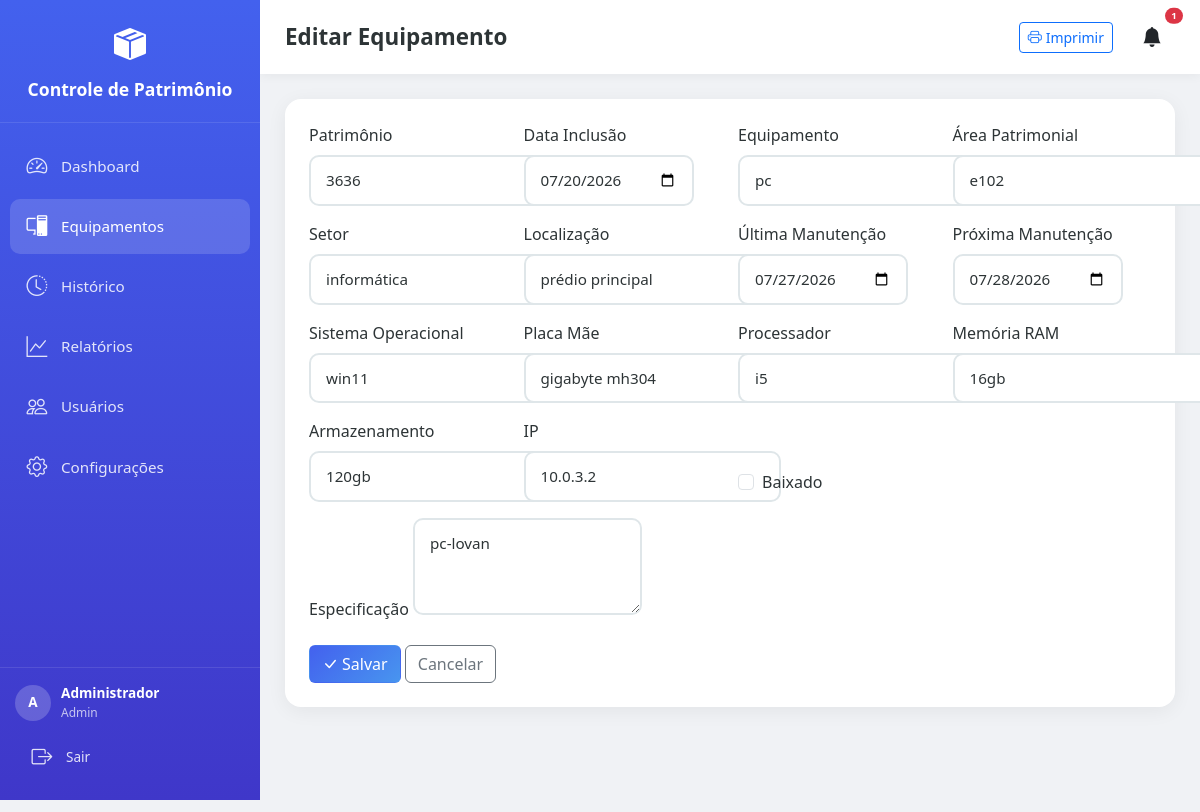
Page /equipamento/1/editar (signed in) on the earlier database version.
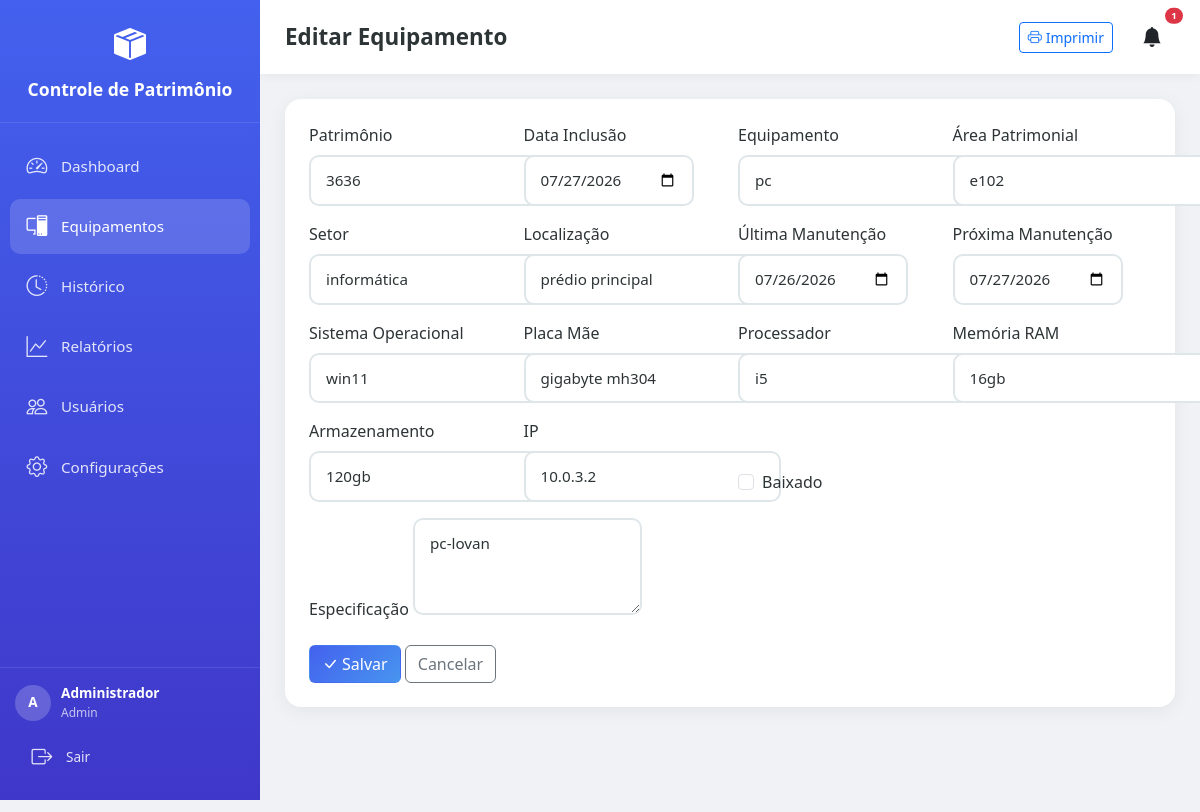
Same page on the later database version.
### app/models/models.py (models this page shows, shortened)
class Equipamento(db.Model):
    __tablename__ = 'equipamentos'
    id = db.Column(db.Integer, primary_key=True)
    patrimonio = db.Column(db.String(50))
    data_inclusao = db.Column(db.Date, default=date.today)
    baixado = db.Column(db.Boolean, default=False)
    data_baixa = db.Column(db.Date, nullable=True)
    equipamento = db.Column(db.String(100))
    area_patrimonial = db.Column(db.String(100))
    setor = db.Column(db.String(100))
    localizacao = db.Column(db.String(100))
    especificacao = db.Column(db.Text)
    ultima_manutencao = db.Column(db.Date, nullable=True)
    proxima_manutencao = db.Column(db.Date, nullable=True)
    sistema_operacional = db.Column(db.String(100))
    placa_mae = db.Column(db.String(100))
    processador = db.Column(db.String(100))
    memoria_ram = db.Column(db.String(50))
    armazenamento = db.Column(db.String(100))
    ip = db.Column(db.String(50))
    usuario_id = db.Column(db.Integer, db.ForeignKey('usuarios.id'), nullable=False)
    data_criacao = db.Column(db.DateTime, default=datetime.now)
    data_atualizacao = db.Column(db.DateTime, default=datetime.now, onupdate=datetime.now)
    observacoes = db.relationship('Observacao', backref='equipamento', lazy=True, cascade='all, delete-orphan')

### app/routes/main.py (the view, shortened to what this page needs)
@bp.route('/equipamento/<int:id>/editar', methods=['GET', 'POST'])
@login_required
def equipamento_editar(id):
    eq = Equipamento.query.get_or_404(id)
    if not current_user.is_admin and eq.usuario_id != current_user.id:
        flash('Você não tem permissão para editar este equipamento.', 'danger')
        return redirect(url_for('main.equipamentos'))
    config = Configuracao.query.first()
    return render_template('equipamento_form.html', equipamento=eq, config=config)

### app/__init__.py (called while the page is built)
def create_app():
    app = Flask(__name__)
    app.config.from_object(Config)
    db.init_app(app)
    login_manager.init_app(app)
    login_manager.login_view = 'auth.login'
    login_manager.login_message = 'Por favor, faça login para acessar esta página.'
    login_manager.login_message_category = 'warning'
    with app.app_context():
        from app.routes import auth, main, api, admin
        app.register_blueprint(auth.bp)
        app.register_blueprint(main.bp)
        app.register_blueprint(api.bp, url_prefix='/api')
        app.register_blueprint(admin.bp, url_prefix='/admin')
        db.create_all()
        criar_admin_padrao()
        criar_config_padrao()
    @app.context_processor
    def inject_date():
        from datetime import date
        return dict(date=date)
    return app

### app/routes/auth.py (called while the page is built)
@login_manager.user_loader
def load_user(user_id):
    return Usuario.query.get(int(user_id))

### app/templates/equipamento_form.html (shortened to what the changed rows need)
{% extends "base.html" %}
{% block page_title %}{{ 'Editar' if equipamento else 'Novo' }} Equipamento{% endblock %}
{% block content %}
<div class="card-modern p-4">
    <form method="POST">
        <div class="row g-3">
            <div class="col-md-3">
                <label class="form-label">Patrimônio</label>
                <input type="text" name="patrimonio" class="form-control-modern" value="{{ equipamento.patrimonio if equipamento else '' }}">
            </div>
            <div class="col-md-3">
                <label class="form-label">Data Inclusão</label>
                <input type="date" name="data_inclusao" class="form-control-modern" value="{{ equipamento.data_inclusao.strftime('%Y-%m-%d') if equipamento and equipamento.data_inclusao else '' }}">
            </div>
            <div class="col-md-3">
                <label class="form-label">Equipamento</label>
                <input type="text" name="equipamento" class="form-control-modern" value="{{ equipamento.equipamento if equipamento else '' }}">
            </div>
            <div class="col-md-3">
                <label class="form-label">Área Patrimonial</label>
                <input type="text" name="area_patrimonial" class="form-control-modern" value="{{ equipamento.area_patrimonial if equipamento else '' }}">
            </div>
            <div class="col-md-3">
                <label class="form-label">Setor</label>
                <input type="text" name="setor" class="form-control-modern" value="{{ equipamento.setor if equipamento else '' }}">
            </div>
            <div class="col-md-3">
                <label class="form-label">Localização</label>
                <input type="text" name="localizacao" class="form-control-modern" value="{{ equipamento.localizacao if equipamento else '' }}">
            </div>
            <div class="col-md-3">
                <label class="form-label">Última Manutenção</label>
                <input type="date" name="ultima_manutencao" class="form-control-modern" value="{{ equipamento.ultima_manutencao.strftime('%Y-%m-%d') if equipamento and equipamento.ultima_manutencao else '' }}">
            </div>
            <div class="col-md-3">
                <label class="form-label">Próxima Manutenção</label>
                <input type="date" name="proxima_manutencao" class="form-control-modern" value="{{ equipamento.proxima_manutencao.strftime('%Y-%m-%d') if equipamento and equipamento.proxima_manutencao else '' }}">
            </div>
            <div class="col-md-3">
                <label class="form-label">Sistema Operacional</label>
                <input type="text" name="sistema_operacional" class="form-control-modern" value="{{ equipamento.sistema_operacional if equipamento else '' }}">
            </div>
            <div class="col-md-3">
                <label class="form-label">Placa Mãe</label>
                <input type="text" name="placa_mae" class="form-control-modern" value="{{ equipamento.placa_mae if equipamento else '' }}">
            </div>
            <div class="col-md-3">
                <label class="form-label">Processador</label>
                <input type="text" name="processador" class="form-control-modern" value="{{ equipamento.processador if equipamento else '' }}">
            </div>
            <div class="col-md-3">
                <label class="form-label">Memória RAM</label>
                <input type="text" name="memoria_ram" class="form-control-modern" value="{{ equipamento.memoria_ram if equipamento else '' }}">
            </div>
            <div class="col-md-3">
                <label class="form-label">Armazenamento</label>
                <input type="text" name="armazenamento" class="form-control-modern" value="{{ equipamento.armazenamento if equipamento else '' }}">
            </div>
            <div class="col-md-3">
                <label class="form-label">IP</label>
                <input type="text" name="ip" class="form-control-modern" value="{{ equipamento.ip if equipamento else '' }}">
            </div>
            <div class="col-md-3 d-flex align-items-end">
                <div class="form-check mb-2">
                    <input class="form-check-input" type="checkbox" name="baixado" id="baixado" {% if equipamento and equipamento.baixado %}checked{% endif %}>
                    <label class="form-check-label" for="baixado">Baixado</label>
                </div>
            </div>
            <div class="col-12">
                <label class="form-label">Especificação</label>
                <textarea name="especificacao" class="form-control-modern" rows="3">{{ equipamento.especificacao if equipamento else '' }}</textarea>
            </div>
        </div>
    </form>
</div>
{% endblock %}

Differences in the rows shown:
changed Equipamento "pc": data_inclusao "07/20/2026" → "07/27/2026"; ultima_manutencao "07/27/2026" → "07/26/2026"; proxima_manutencao "07/28/2026" → "07/27/2026"
